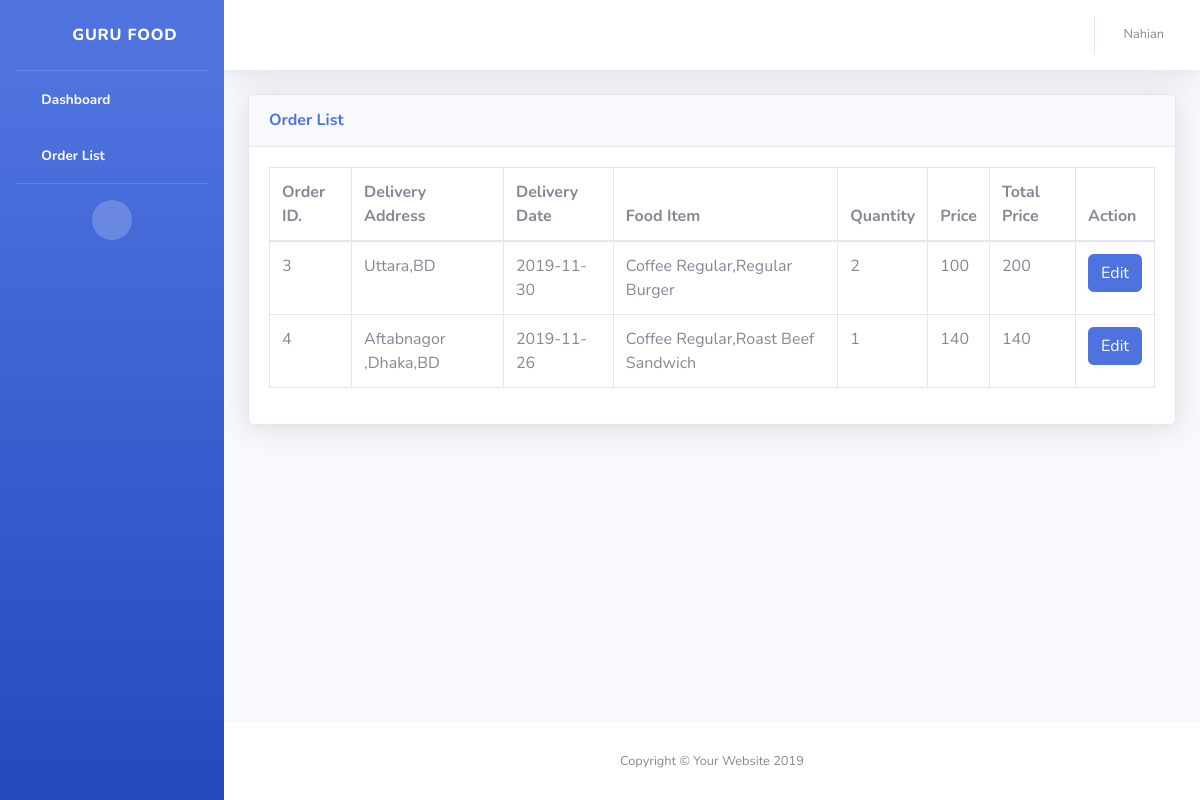
/user/order-list (signed in), run on the app's committed database.
### home/models.py (models this page shows, shortened)
class FoodOrder(models.Model):
    username = models.CharField(max_length=255)
    useremail = models.CharField(max_length=255)
    address = models.CharField(max_length=255)
    orderDate = models.DateTimeField(auto_now_add=True)
    deliveryDate = models.CharField(max_length=255)
    foodItemName = models.TextField()
    quantity =  models.CharField(max_length=255)
    bill = models.CharField(max_length=255)
    Payablebill = models.CharField(max_length=255)
    paid = models.BooleanField(default=False)

### user/views.py (the view)
# urls.py: path('order-list',views.OrderList),
def OrderList(request):
    if not request.session.has_key('useremail'):
        return HttpResponseRedirect('/')
    data = FoodOrder.objects.filter(useremail=request.session['useremail']);
    return render(request,'user/orderlist.html',{'data':data})

### user/templates/user/orderlist.html
{% extends 'dashbord_master.html' %}
{% load static from staticfiles %}
{% block content %}
<div class="container-fluid">
        <div class="card shadow mb-4">
          <div class="card-header py-3">
            <h6 class="m-0 font-weight-bold text-primary">Order List </h6>
          </div>
          <div class="card-body">
            <div class="table-responsive">
              <table class="table table-bordered" id="dataTable" width="100%" cellspacing="0">
                <thead>
                  <tr>
                    <th> Order ID. </th>
                    <th> Delivery Address </th>
                    <th>Delivery Date</th>
                    <th> Food Item </th>
                    <th> Quantity </th>
                    <th> Price </th>
                    <th> Total Price </th>
                    <th> Action </th>
                  </tr>
                </thead>
                <tbody>
                    {% for item in data %}
                  <tr>
                    <td>{{item.id}}</td>
                    <td>{{item.address}}</td>
                    <td>{{item.deliveryDate}}</td>
                    <td>{{item.foodItemName}}</td>
                    <td>{{item.quantity}}</td>
                    <td>{{item.bill}}</td>
                    <td>{{item.Payablebill}}</td>
                    <td>  <button class="btn btn-primary" onclick='window.location.href = "edit-order/{{item.id}}"' >Edit</button> </td>
                  </tr>
                  {% endfor %}
                </tbody>
              </table>
            </div>
          </div>
        </div>
      </div>
{% endblock %}

### data on the page
FoodOrder: id "3", address "Uttara,BD", deliveryDate "2019-11-30", foodItemName "Coffee Regular,Regular Burger", quantity "2", bill "100", Payablebill "200"
FoodOrder: id "4", address "Aftabnagor ,Dhaka,BD", deliveryDate "2019-11-26", foodItemName "Coffee Regular,Roast Beef Sandwich", quantity "1", bill "140", Payablebill "140"

### other printed values
{{ request.session.username }} "Nahian"
